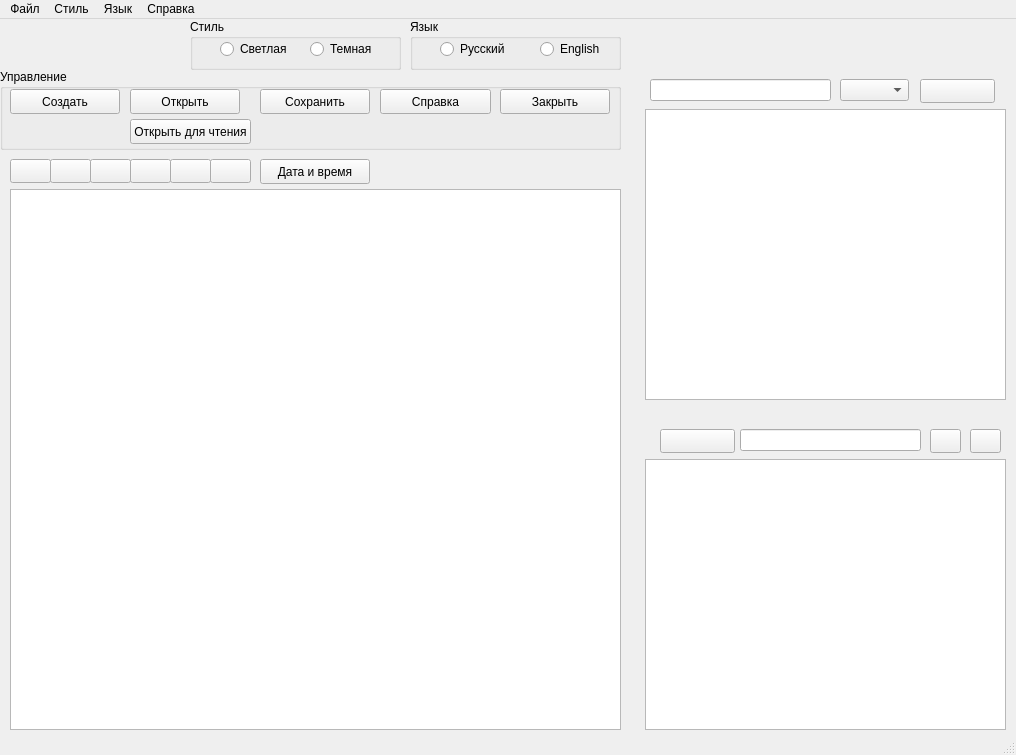
<?xml version="1.0" encoding="UTF-8"?>
<ui version="4.0">
 <class>MainWindow</class>
 <widget class="QMainWindow" name="MainWindow">
  <property name="geometry">
   <rect>
    <x>0</x>
    <y>0</y>
    <width>1016</width>
    <height>755</height>
   </rect>
  </property>
  <property name="windowTitle">
   <string>RK txt </string>
  </property>
  <widget class="QWidget" name="centralwidget">
   <widget class="QTextEdit" name="textEdit">
    <property name="geometry">
     <rect>
      <x>10</x>
      <y>170</y>
      <width>611</width>
      <height>541</height>
     </rect>
    </property>
   </widget>
   <widget class="QPushButton" name="open_pushButton">
    <property name="geometry">
     <rect>
      <x>130</x>
      <y>70</y>
      <width>110</width>
      <height>25</height>
     </rect>
    </property>
    <property name="text">
     <string>Открыть</string>
    </property>
   </widget>
   <widget class="QPushButton" name="save_pushButton">
    <property name="geometry">
     <rect>
      <x>260</x>
      <y>70</y>
      <width>110</width>
      <height>25</height>
     </rect>
    </property>
    <property name="text">
     <string>Сохранить</string>
    </property>
   </widget>
   <widget class="QPushButton" name="new_pushButton">
    <property name="geometry">
     <rect>
      <x>10</x>
      <y>70</y>
      <width>110</width>
      <height>25</height>
     </rect>
    </property>
    <property name="text">
     <string>Создать</string>
    </property>
   </widget>
   <widget class="QPushButton" name="close_pushButton">
    <property name="geometry">
     <rect>
      <x>500</x>
      <y>70</y>
      <width>110</width>
      <height>25</height>
     </rect>
    </property>
    <property name="text">
     <string>Закрыть</string>
    </property>
   </widget>
   <widget class="QPushButton" name="help_pushButton">
    <property name="geometry">
     <rect>
      <x>380</x>
      <y>70</y>
      <width>111</width>
      <height>25</height>
     </rect>
    </property>
    <property name="text">
     <string>Справка</string>
    </property>
   </widget>
   <widget class="QRadioButton" name="radioBtnRU">
    <property name="geometry">
     <rect>
      <x>440</x>
      <y>20</y>
      <width>89</width>
      <height>20</height>
     </rect>
    </property>
    <property name="text">
     <string>Русский</string>
    </property>
   </widget>
   <widget class="QRadioButton" name="radioBtnENG">
    <property name="geometry">
     <rect>
      <x>540</x>
      <y>20</y>
      <width>89</width>
      <height>20</height>
     </rect>
    </property>
    <property name="text">
     <string>English</string>
    </property>
   </widget>
   <widget class="QPushButton" name="openRead_pushButton">
    <property name="geometry">
     <rect>
      <x>130</x>
      <y>100</y>
      <width>121</width>
      <height>25</height>
     </rect>
    </property>
    <property name="text">
     <string>Открыть для чтения</string>
    </property>
   </widget>
   <widget class="QGroupBox" name="groupBox">
    <property name="geometry">
     <rect>
      <x>0</x>
      <y>50</y>
      <width>621</width>
      <height>81</height>
     </rect>
    </property>
    <property name="title">
     <string>Управление</string>
    </property>
   </widget>
   <widget class="QGroupBox" name="groupBoxLang">
    <property name="geometry">
     <rect>
      <x>410</x>
      <y>0</y>
      <width>211</width>
      <height>51</height>
     </rect>
    </property>
    <property name="title">
     <string>Язык</string>
    </property>
   </widget>
   <widget class="QRadioButton" name="radioButtonLight">
    <property name="geometry">
     <rect>
      <x>220</x>
      <y>20</y>
      <width>89</width>
      <height>20</height>
     </rect>
    </property>
    <property name="text">
     <string>Светлая</string>
    </property>
   </widget>
   <widget class="QRadioButton" name="radioButtonDark">
    <property name="geometry">
     <rect>
      <x>310</x>
      <y>20</y>
      <width>89</width>
      <height>20</height>
     </rect>
    </property>
    <property name="text">
     <string>Темная</string>
    </property>
   </widget>
   <widget class="QGroupBox" name="groupBoxStyle">
    <property name="geometry">
     <rect>
      <x>190</x>
      <y>0</y>
      <width>211</width>
      <height>51</height>
     </rect>
    </property>
    <property name="title">
     <string>Стиль</string>
    </property>
   </widget>
   <widget class="QLineEdit" name="lineEdit">
    <property name="geometry">
     <rect>
      <x>740</x>
      <y>410</y>
      <width>181</width>
      <height>22</height>
     </rect>
    </property>
   </widget>
   <widget class="QPushButton" name="pushButton_2">
    <property name="geometry">
     <rect>
      <x>660</x>
      <y>410</y>
      <width>75</width>
      <height>24</height>
     </rect>
    </property>
    <property name="text">
     <string/>
    </property>
    <property name="icon">
     <iconset resource="img.qrc">
      <normaloff>:/img/folderup.png</normaloff>:/img/folderup.png</iconset>
    </property>
   </widget>
   <widget class="QListView" name="listView">
    <property name="geometry">
     <rect>
      <x>645</x>
      <y>440</y>
      <width>361</width>
      <height>271</height>
     </rect>
    </property>
   </widget>
   <widget class="QPushButton" name="pushButton_4">
    <property name="geometry">
     <rect>
      <x>970</x>
      <y>410</y>
      <width>31</width>
      <height>24</height>
     </rect>
    </property>
    <property name="text">
     <string/>
    </property>
    <property name="icon">
     <iconset resource="img.qrc">
      <normaloff>:/img/iconlist.png</normaloff>:/img/iconlist.png</iconset>
    </property>
   </widget>
   <widget class="QPushButton" name="pushButton_3">
    <property name="geometry">
     <rect>
      <x>930</x>
      <y>410</y>
      <width>31</width>
      <height>24</height>
     </rect>
    </property>
    <property name="text">
     <string/>
    </property>
    <property name="icon">
     <iconset resource="img.qrc">
      <normaloff>:/img/list.png</normaloff>:/img/list.png</iconset>
    </property>
   </widget>
   <widget class="QPushButton" name="pushButtonFont">
    <property name="geometry">
     <rect>
      <x>10</x>
      <y>140</y>
      <width>41</width>
      <height>24</height>
     </rect>
    </property>
    <property name="text">
     <string/>
    </property>
    <property name="icon">
     <iconset resource="img.qrc">
      <normaloff>:/img/text-font.png</normaloff>:/img/text-font.png</iconset>
    </property>
   </widget>
   <widget class="QPushButton" name="pushButtonAlignLeft">
    <property name="geometry">
     <rect>
      <x>50</x>
      <y>140</y>
      <width>41</width>
      <height>24</height>
     </rect>
    </property>
    <property name="text">
     <string/>
    </property>
    <property name="icon">
     <iconset resource="img.qrc">
      <normaloff>:/img/left-align.png</normaloff>:/img/left-align.png</iconset>
    </property>
   </widget>
   <widget class="QPushButton" name="pushButtonAlignMid">
    <property name="geometry">
     <rect>
      <x>90</x>
      <y>140</y>
      <width>41</width>
      <height>24</height>
     </rect>
    </property>
    <property name="text">
     <string/>
    </property>
    <property name="icon">
     <iconset resource="img.qrc">
      <normaloff>:/img/center-align.png</normaloff>:/img/center-align.png</iconset>
    </property>
   </widget>
   <widget class="QPushButton" name="pushButtonAlignRight">
    <property name="geometry">
     <rect>
      <x>130</x>
      <y>140</y>
      <width>41</width>
      <height>24</height>
     </rect>
    </property>
    <property name="text">
     <string/>
    </property>
    <property name="icon">
     <iconset resource="img.qrc">
      <normaloff>:/img/right-align.png</normaloff>:/img/right-align.png</iconset>
    </property>
   </widget>
   <widget class="QPushButton" name="pushButtonCopyStyle">
    <property name="geometry">
     <rect>
      <x>170</x>
      <y>140</y>
      <width>41</width>
      <height>24</height>
     </rect>
    </property>
    <property name="toolTipDuration">
     <number>-6</number>
    </property>
    <property name="text">
     <string/>
    </property>
    <property name="icon">
     <iconset resource="img.qrc">
      <normaloff>:/img/copyStyle.png</normaloff>:/img/copyStyle.png</iconset>
    </property>
   </widget>
   <widget class="QPushButton" name="pushButtonPasteStyle">
    <property name="geometry">
     <rect>
      <x>210</x>
      <y>140</y>
      <width>41</width>
      <height>24</height>
     </rect>
    </property>
    <property name="toolTipDuration">
     <number>-6</number>
    </property>
    <property name="text">
     <string/>
    </property>
    <property name="icon">
     <iconset resource="img.qrc">
      <normaloff>:/img/pasteStyle.png</normaloff>:/img/pasteStyle.png</iconset>
    </property>
   </widget>
   <widget class="QPushButton" name="date_pushButton">
    <property name="geometry">
     <rect>
      <x>260</x>
      <y>140</y>
      <width>110</width>
      <height>25</height>
     </rect>
    </property>
    <property name="text">
     <string>Дата и время</string>
    </property>
   </widget>
   <widget class="QLineEdit" name="searchEdit">
    <property name="geometry">
     <rect>
      <x>650</x>
      <y>60</y>
      <width>181</width>
      <height>22</height>
     </rect>
    </property>
   </widget>
   <widget class="QPushButton" name="startFindButton">
    <property name="geometry">
     <rect>
      <x>920</x>
      <y>60</y>
      <width>75</width>
      <height>24</height>
     </rect>
    </property>
    <property name="text">
     <string/>
    </property>
    <property name="icon">
     <iconset resource="img.qrc">
      <normaloff>:/img/search.png</normaloff>:/img/search.png</iconset>
    </property>
   </widget>
   <widget class="QComboBox" name="selDrive">
    <property name="geometry">
     <rect>
      <x>840</x>
      <y>60</y>
      <width>69</width>
      <height>22</height>
     </rect>
    </property>
   </widget>
   <widget class="QTextEdit" name="infoText">
    <property name="geometry">
     <rect>
      <x>645</x>
      <y>90</y>
      <width>361</width>
      <height>291</height>
     </rect>
    </property>
   </widget>
   <zorder>groupBoxStyle</zorder>
   <zorder>groupBoxLang</zorder>
   <zorder>groupBox</zorder>
   <zorder>textEdit</zorder>
   <zorder>open_pushButton</zorder>
   <zorder>save_pushButton</zorder>
   <zorder>new_pushButton</zorder>
   <zorder>close_pushButton</zorder>
   <zorder>help_pushButton</zorder>
   <zorder>radioBtnRU</zorder>
   <zorder>radioBtnENG</zorder>
   <zorder>openRead_pushButton</zorder>
   <zorder>radioButtonLight</zorder>
   <zorder>radioButtonDark</zorder>
   <zorder>lineEdit</zorder>
   <zorder>pushButton_2</zorder>
   <zorder>listView</zorder>
   <zorder>pushButton_4</zorder>
   <zorder>pushButton_3</zorder>
   <zorder>pushButtonFont</zorder>
   <zorder>pushButtonAlignLeft</zorder>
   <zorder>pushButtonAlignMid</zorder>
   <zorder>pushButtonAlignRight</zorder>
   <zorder>pushButtonCopyStyle</zorder>
   <zorder>pushButtonPasteStyle</zorder>
   <zorder>date_pushButton</zorder>
   <zorder>searchEdit</zorder>
   <zorder>startFindButton</zorder>
   <zorder>selDrive</zorder>
   <zorder>infoText</zorder>
  </widget>
  <widget class="QMenuBar" name="menubar">
   <property name="geometry">
    <rect>
     <x>0</x>
     <y>0</y>
     <width>1016</width>
     <height>22</height>
    </rect>
   </property>
   <widget class="QMenu" name="menuMain">
    <property name="title">
     <string>Файл</string>
    </property>
    <widget class="QMenu" name="menuOpen">
     <property name="title">
      <string>Открыть</string>
     </property>
     <addaction name="actionReadOnly"/>
     <addaction name="actionOpen"/>
    </widget>
    <addaction name="actionNew"/>
    <addaction name="menuOpen"/>
    <addaction name="actionSave"/>
    <addaction name="separator"/>
    <addaction name="actionPrint"/>
    <addaction name="separator"/>
    <addaction name="actionClose"/>
   </widget>
   <widget class="QMenu" name="menuStyle">
    <property name="title">
     <string>Стиль</string>
    </property>
    <addaction name="actionLight"/>
    <addaction name="actionDark"/>
   </widget>
   <widget class="QMenu" name="menuLang">
    <property name="title">
     <string>Язык</string>
    </property>
    <addaction name="actionRu"/>
    <addaction name="actionEng"/>
   </widget>
   <widget class="QMenu" name="menuHelp">
    <property name="title">
     <string>Справка</string>
    </property>
    <addaction name="actionHelp"/>
   </widget>
   <addaction name="menuMain"/>
   <addaction name="menuStyle"/>
   <addaction name="menuLang"/>
   <addaction name="menuHelp"/>
  </widget>
  <widget class="QStatusBar" name="statusbar"/>
  <action name="actionNew">
   <property name="text">
    <string>Создать</string>
   </property>
  </action>
  <action name="actionOpen">
   <property name="text">
    <string>Открыть</string>
   </property>
  </action>
  <action name="actionReadOnly">
   <property name="text">
    <string>Только для чтения</string>
   </property>
  </action>
  <action name="actionSave">
   <property name="text">
    <string>Сохранить</string>
   </property>
  </action>
  <action name="actionPrint">
   <property name="text">
    <string>Печать</string>
   </property>
  </action>
  <action name="actionClose">
   <property name="text">
    <string>Выход</string>
   </property>
  </action>
  <action name="actionLight">
   <property name="text">
    <string>Светлая</string>
   </property>
  </action>
  <action name="actionDark">
   <property name="text">
    <string>Темная</string>
   </property>
  </action>
  <action name="actionRu">
   <property name="text">
    <string>Русский</string>
   </property>
  </action>
  <action name="actionHelp">
   <property name="text">
    <string>Справка</string>
   </property>
  </action>
  <action name="actionEng">
   <property name="text">
    <string>Английский</string>
   </property>
  </action>
 </widget>
 <resources>
  <include location="img.qrc"/>
 </resources>
 <connections/>
</ui>
